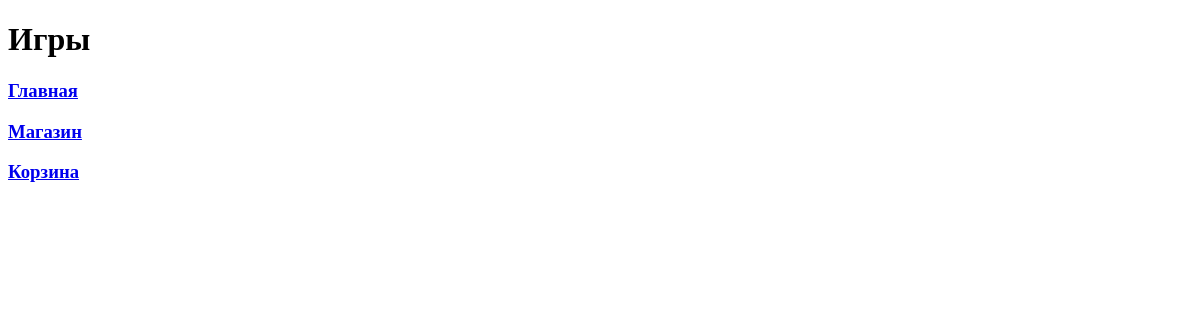
The page /games/ on the database as committed earlier.
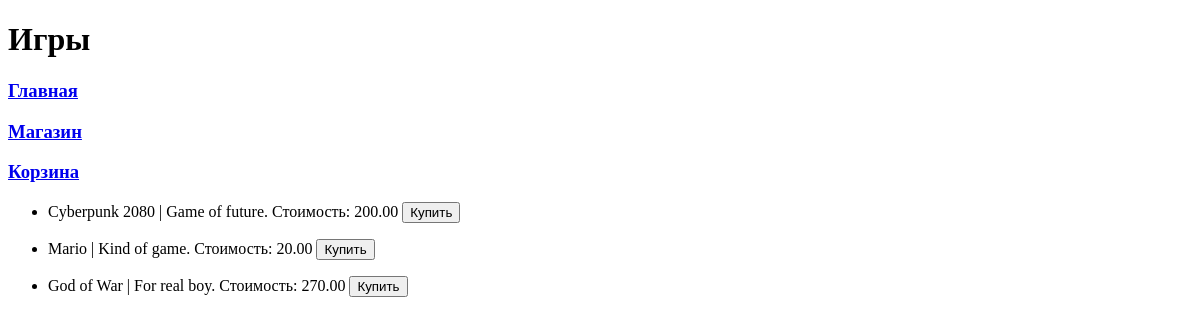
The same page on the database as committed later.
### task1/models.py (models this page shows)
class Game(models.Model):
    title = models.CharField(max_length=100)
    cost = models.DecimalField(max_digits=1000, decimal_places=2)
    size = models.DecimalField(max_digits=1000, decimal_places=2)
    description = models.CharField(max_length=3000)
    age_limited = models.BooleanField(default=False)
    buyer = models.ManyToManyField(Buyer, related_name='games')

### task1/views.py (the view)
# urls.py: path('games/', games_page),
def games_page(request):
    games = Game.objects.all()
    context = {
        'games': games
    }
    return render(request, 'games.html', context)

### templates/first_task/games.html (shortened to what this page needs)
{% extends 'menu.html' %}
    {% block pagename %}
  <h1>Игры</h1>
    {% endblock %}
    {% block menu %}
    {{block.super}}
    {% endblock %}
    {% block content %}
        {% for i in games%}
            <ul>
                <li> {{i.title}} | {{i.description}}. Стоимость: {{i.cost}} <button>Купить</button></li>
            </ul>
    {% endfor %}
    {% endblock %}

### templates/first_task/menu.html (shortened to what this page needs)
<!DOCTYPE html>
<html lang="en">
<head>
</head>
<body>
    {% block pagename %}{% endblock %}
    {% block menu %}
    <a href="/platform/"><h3>Главная</h3></a>
    <a href="/games/"><h3>Магазин</h3></a>
    <a href="/cart/"><h3>Корзина</h3></a>
    {% endblock %}
    {% block content %}
    {% endblock %}
</body>
</html>

Rows that differ between the two databases and show on the page:
added Game: title "Cyberpunk 2080", description "Game of future", cost "200.00"
added Game: title "Mario", description "Kind of game", cost "20.00"
added Game: title "God of War", description "For real boy", cost "270.00"
